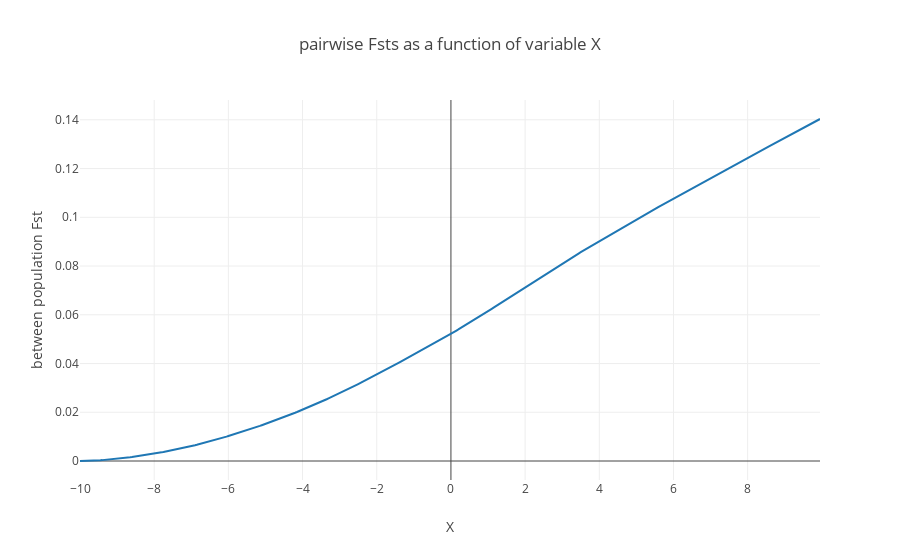

The notebook cell this image was saved under:
### Markdown cell above
We can see that distances in feature space aren't linearly correlated to among-population fsts. This is to be expected. However the relationship is globally positive, i'll take that as a win and procede.

### Code cell
coords= {z:[x for x in range(len(labels)) if labels[x] == z] for z in list(set(labels))}

fig_data= [go.Scatter(
x= Control[coords[i],0],
y= Control[coords[i],1],
mode= 'lines',
name= 'fst pops {} / {}'.format(i[0],i[1])
) for i in coords.keys()
]

layout = go.Layout(
    title= 'pairwise Fsts as a function of variable X',
    yaxis=dict(
        title='between population Fst'),
    xaxis=dict(
        title='X')
)

fig= go.Figure(data=fig_data, layout=layout)
iplot(fig)

### Figure 1 — Plotly figure (JSON) as saved in the notebook; plotly's stock layout.template omitted (floating-point values rounded to 4 significant figures; data arrays with more than 128 entries replaced by an {"elided": "..."} marker saying what was removed)
{"data": [{"mode": "lines", "name": "fst pops 1 / 2", "type": "scatter", "x": {"elided": "400 float values"}, "y": {"elided": "400 float values"}}], "layout": {"title": "pairwise Fsts as a function of variable X", "xaxis": {"title": "X"}, "yaxis": {"title": "between population Fst"}}}
